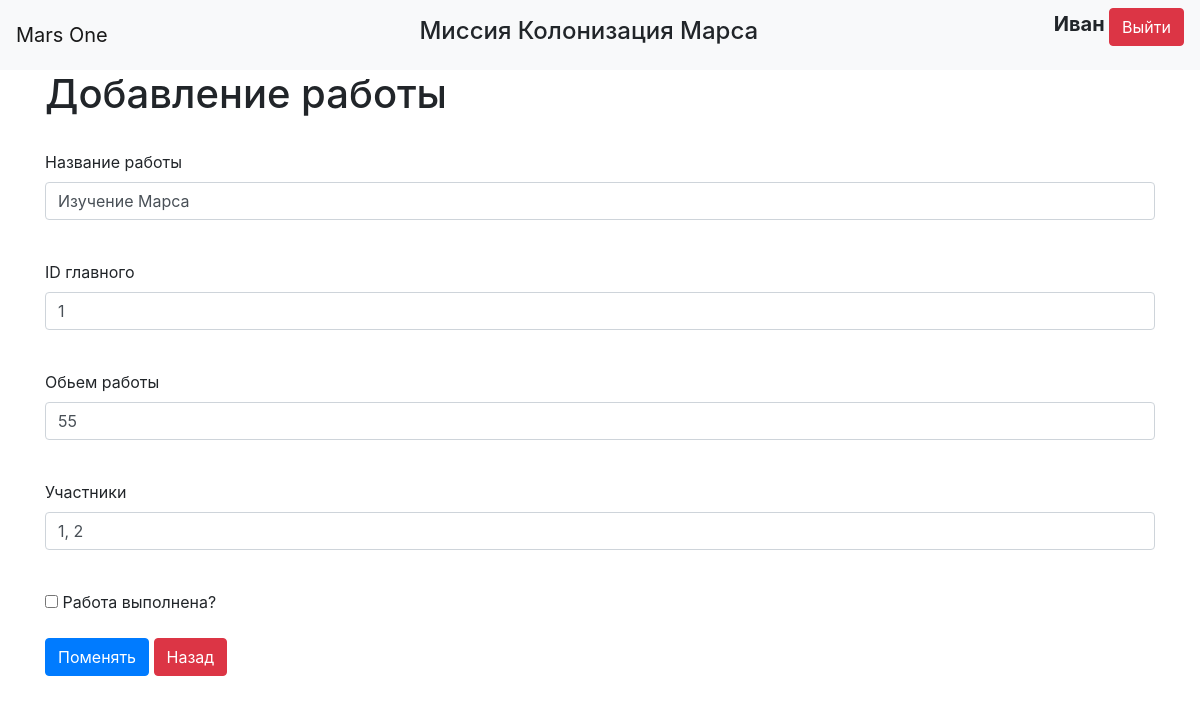
/change_job/4 (signed in), run on an earlier commit of the app's database.
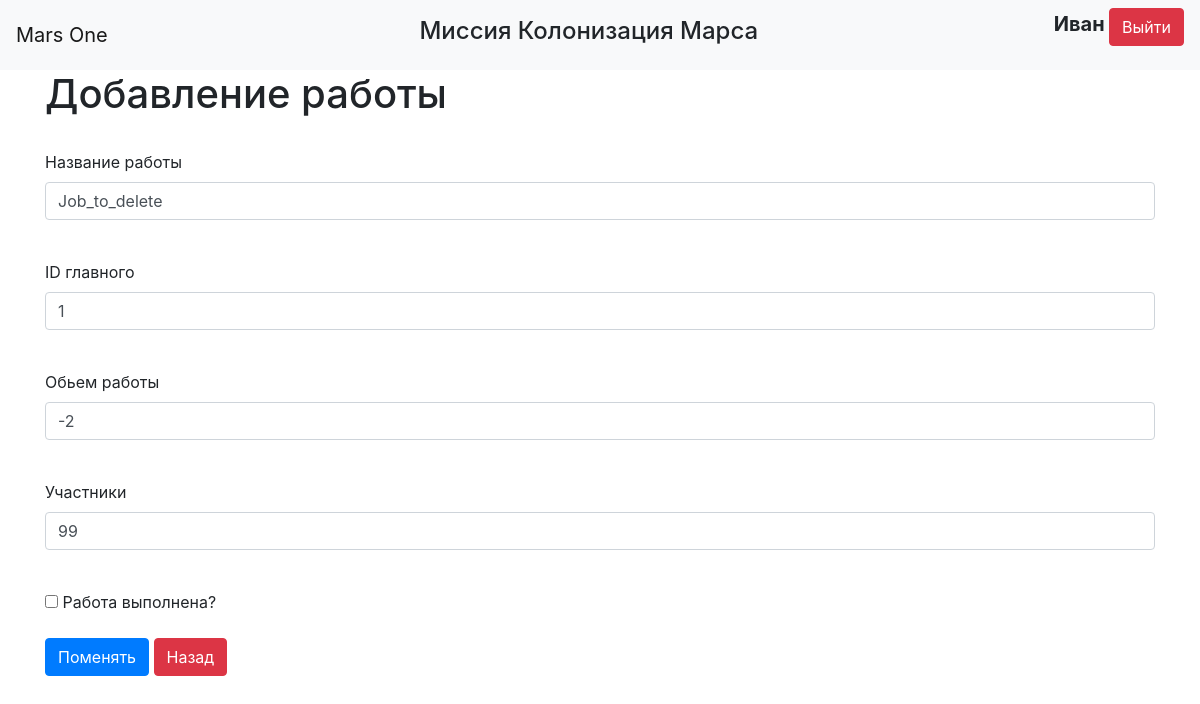
And on a later commit of the database.
### data/jobs.py (models this page shows)
class Jobs(SqlAlchemyBase, SerializerMixin):
    __tablename__ = 'jobs'
    id = sqlalchemy.Column(sqlalchemy.Integer,
                           primary_key=True, autoincrement=True)
    team_leader = sqlalchemy.Column(sqlalchemy.Integer, sqlalchemy.ForeignKey("users.id"),
                                    nullable=True)
    job = sqlalchemy.Column(sqlalchemy.String, nullable=True)
    work_size = sqlalchemy.Column(sqlalchemy.Integer, nullable=True)
    collaborators = sqlalchemy.Column(sqlalchemy.String, nullable=True)
    start_date = sqlalchemy.Column(sqlalchemy.DateTime, default=datetime.datetime.now, nullable=True)
    end_date = sqlalchemy.Column(sqlalchemy.DateTime, nullable=True)
    is_finished = sqlalchemy.Column(sqlalchemy.Boolean, nullable=True)
    creator = sqlalchemy.Column(sqlalchemy.Integer)
    user = orm.relationship('User')

### main.py (the view)
@app.route("/change_job/<int:j_id>", methods=['GET', 'POST'])
@login_required
def change_job(j_id):
    dbs = db_session.create_session()
    job = dbs.query(Jobs).filter(Jobs.id == j_id).first()
    form = AddChangeJobForm()
    if form.validate_on_submit() and current_user.id in (1, job.creator,
                                                         (job.user.id if job.user else 1)):
        job.job = form.job.data
        job.team_leader = form.leader_id.data
        job.work_size = form.work_size.data
        job.collaborators = form.collaborators.data
        job.is_finished = form.is_finished.data
        dbs.commit()
        return redirect("/jobs")
    elif current_user.id in (1, job.creator, (job.user.id if job.user else 1)):
        return render_template('AddChangeJob.html', title='Добавление работы', form=form, job={
            "job": job.job,
            "leader_id": job.team_leader,
            "work_size": job.work_size,
            "collaborators": job.collaborators,
            "checkbox": job.is_finished
        })
    return redirect("/jobs")

### forms/job.py
class AddChangeJobForm(FlaskForm):
    job = StringField('Название работы', validators=[DataRequired()], name="job")
    leader_id = IntegerField("ID главного", validators=[DataRequired()], name="leader_id")
    work_size = IntegerField("Обьем работы", validators=[DataRequired()], name="work_size")
    collaborators = StringField("Участники", validators=[DataRequired()], name="collaborators")
    is_finished = BooleanField("Работа выполнена?", name="checkbox")
    submit = SubmitField('Поменять', name="enter")

### data/db_session.py (called while the page is built)
def create_session() -> Session:
    global __factory
    return __factory()

### main.py (called while the page is built)
@login_manager.user_loader
def load_user(user_id):
    db_sess = db_session.create_session()
    return db_sess.query(User).get(user_id)

### templates/AddChangeJob.html (shortened to what this page needs)
{% extends "base.html" %}
{% block content %}
<h1>Добавление работы</h1>
<br>
<form action="" method="post">
    {% for field in form if field.name not in ('csrf_token', "enter", "checkbox") %}
        <p>
            {{ field.label }}<br>
            {% if job %}
            {{ field(class="form-control", type=field.name, value=job[field.name]) }}<br>
            {% else %}
            {{ field(class="form-control", type=field.name) }}<br>
            {% endif %}
        </p>
    {% endfor %}
    <p>{{ form.is_finished(type="checkbox") }} {{ form.is_finished.label() }}</p>
    <a>
        <a>{{ form.submit(type="submit", class="btn btn-primary") }}</a>
        <a class="btn btn-danger" href="/jobs">Назад</a>
    </a>
</form>
{% endblock %}

What changed in the data, as far as the page shows it:
changed Jobs: job "Изучение Марса" → "Job_to_delete"; work_size "55" → "-2"; collaborators "1, 2" → "99"
